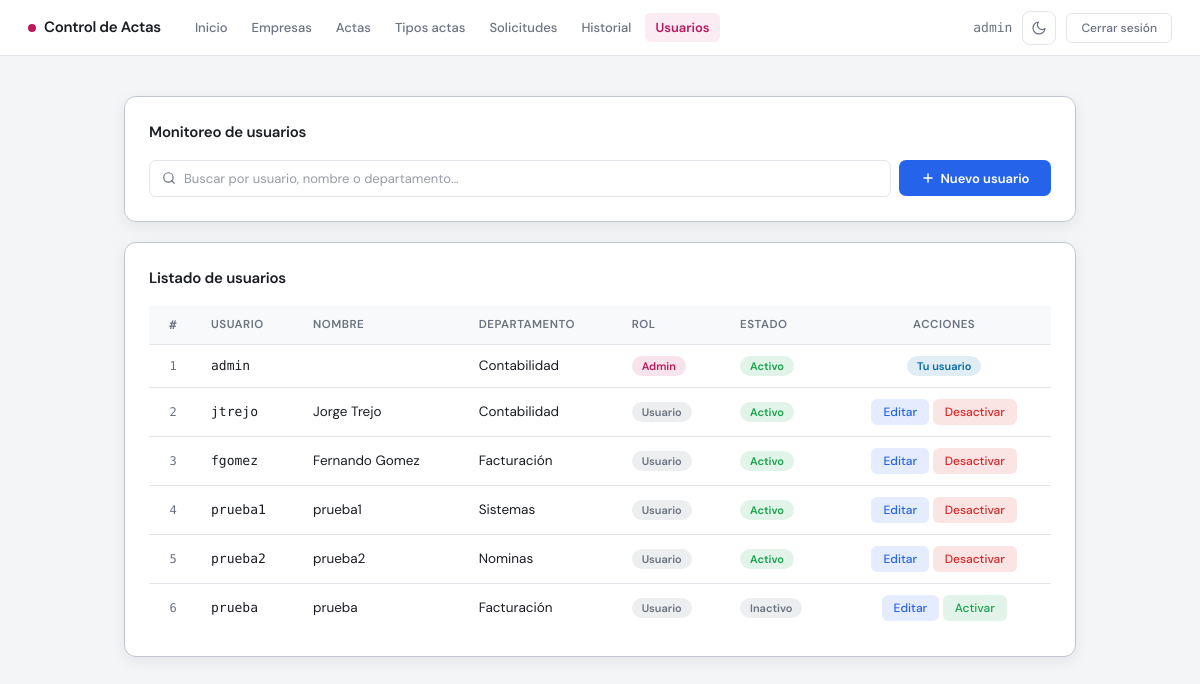
The app's page /admin/usuarios.php (signed in) with its own data.
### tables this page shows
CREATE TABLE `usuarios` (
  `id_usuario` int(11) NOT NULL,
  `nombre` varchar(100) DEFAULT NULL,
  `departamento` enum('Contabilidad','Facturación','Sistemas','Nominas','Fiscal') NOT NULL,
  `usuario` varchar(50) NOT NULL,
  `password` varchar(50) NOT NULL,
  `rol` enum('admin','usuario') NOT NULL,
  `activo` tinyint(1) DEFAULT 1
);

### admin/usuarios.php (the view, shortened to what this page needs)
<?php
require_once "../config/db.php";
$buscar = isset($_GET['buscar']) ? trim($_GET['buscar']) : '';
$por_pagina  = 10;
$pagina      = isset($_GET['p']) ? max(1, (int)$_GET['p']) : 1;
$offset      = ($pagina - 1) * $por_pagina;
$where = "WHERE 1=1";
$num_inicio  = $offset + 1;
$usuarios = mysqli_query($conn, "
    SELECT * FROM usuarios
    $where
    ORDER BY activo DESC, id_usuario ASC
    LIMIT $por_pagina OFFSET $offset
");
?>
<!DOCTYPE html>
<html lang="es" data-theme="light">
<head>
    <link href="https://cdn.jsdelivr.net/npm/bootstrap@5.3.2/dist/css/bootstrap.min.css" rel="stylesheet">
</head>
<body>
<nav>
    <div class="nav-left">
        <a href="dashboard.php" class="nav-brand">Control de Actas</a>
        <div class="nav-links">
            <a href="dashboard.php"  class="nav-link-item">Inicio</a>
            <a href="empresas.php"   class="nav-link-item">Empresas</a>
            <a href="actas.php"      class="nav-link-item">Actas</a>
            <a href="tipos_acta.php" class="nav-link-item">Tipos actas</a>
            <a href="solicitudes.php"class="nav-link-item">Solicitudes</a>
            <a href="historial.php"  class="nav-link-item">Historial</a>
            <a href="usuarios.php"   class="nav-link-item active">Usuarios</a>
        </div>
    </div>
    <div class="nav-right">
        <span class="nav-user"><?php echo $_SESSION['usuario']; ?></span>
        <button class="btn-theme" id="themeToggle" title="Cambiar tema">
            <svg class="icon-moon" viewBox="0 0 24 24"><path d="M21 12.79A9 9 0 1 1 11.21 3 7 7 0 0 0 21 12.79z"/></svg>
        </button>
        <a href="../auth/logout.php" class="btn-logout">Cerrar sesión</a>
    </div>
</nav>
<div class="main">
    <div class="card">
        <div class="card-title">Monitoreo de usuarios</div>
        <form method="GET" action="usuarios.php">
            <div class="search-row">
                <div class="search-wrap">
                    <svg viewBox="0 0 24 24"><circle cx="11" cy="11" r="8"/><line x1="21" y1="21" x2="16.65" y2="16.65"/></svg>
                    <input type="text" name="buscar"
                           placeholder="Buscar por usuario, nombre o departamento..."
                           value="<?= htmlspecialchars($buscar) ?>">
                </div>
                <button type="button" class="btn-nuevo" onclick="abrirNuevo()">
                    <svg viewBox="0 0 24 24"><line x1="12" y1="5" x2="12" y2="19"/><line x1="5" y1="12" x2="19" y2="12"/></svg>
                    Nuevo usuario
                </button>
            </div>
        </form>
    </div>
    <div class="card">
        <div class="card-title">Listado de usuarios</div>
        <div class="table-wrap">
            <table>
                <thead>
                    <tr>
                        <th class="col-num center">#</th>
                        <th>Usuario</th><th>Nombre</th><th>Departamento</th>
                        <th>Rol</th><th>Estado</th><th class="center">Acciones</th>
                    </tr>
                </thead>
                <tbody>
                <?php $num = $num_inicio; while($u = mysqli_fetch_assoc($usuarios)){ ?>
                    <tr>
                        <td class="col-num center"><?= $num++ ?></td>
                        <td><span class="user-handle"><?= $u['usuario'] ?></span></td>
                        <td><?= $u['nombre'] ?></td>
                        <td><?= $u['departamento'] ?></td>
                        <td><?php if($u['rol']=='admin'){ ?><span class="badge-admin">Admin</span><?php }else{ ?><span class="badge-usuario">Usuario</span><?php } ?></td>
                        <td><?php if($u['activo']==1){ ?><span class="badge-activo">Activo</span><?php }else{ ?><span class="badge-inactivo">Inactivo</span><?php } ?></td>
                        <td class="center">
                            <?php if($u['id_usuario'] != $_SESSION['id_usuario']){ ?>
                                <button class="btn-edit" onclick="abrirEditar(<?= $u['id_usuario'] ?>,'<?= htmlspecialchars($u['usuario'],ENT_QUOTES) ?>','<?= htmlspecialchars($u['nombre'],ENT_QUOTES) ?>','<?= htmlspecialchars($u['departamento'],ENT_QUOTES) ?>','<?= $u['rol'] ?>')">Editar</button>
                                <?php if($u['activo']==1){ ?><button class="btn-deactivate" onclick="cambiarEstado(<?= $u['id_usuario'] ?>,0)">Desactivar</button>
                                <?php }else{ ?><button class="btn-activate" onclick="cambiarEstado(<?= $u['id_usuario'] ?>,1)">Activar</button><?php } ?>
                            <?php }else{ ?><span class="badge-yo">Tu usuario</span><?php } ?>
                        </td>
                    </tr>
                <?php } ?>
                </tbody>
            </table>
        </div>
    </div>
</div>
</body>
</html>

### records on screen
usuarios: usuario "admin", departamento "Contabilidad", rol "Admin", activo "Activo", shows "Tu usuario"
usuarios: usuario "jtrejo", nombre "Jorge Trejo", departamento "Contabilidad", rol "Usuario", activo "Activo"
usuarios: usuario "fgomez", nombre "Fernando Gomez", departamento "Facturación", rol "Usuario", activo "Activo"
usuarios: usuario "prueba1", nombre "prueba1", departamento "Sistemas", rol "Usuario", activo "Activo"
usuarios: usuario "prueba2", nombre "prueba2", departamento "Nominas", rol "Usuario", activo "Activo"
usuarios: usuario "prueba", nombre "prueba", departamento "Facturación", rol "Usuario", activo "Inactivo"

### other values on screen
$_SESSION['usuario'] "admin"
